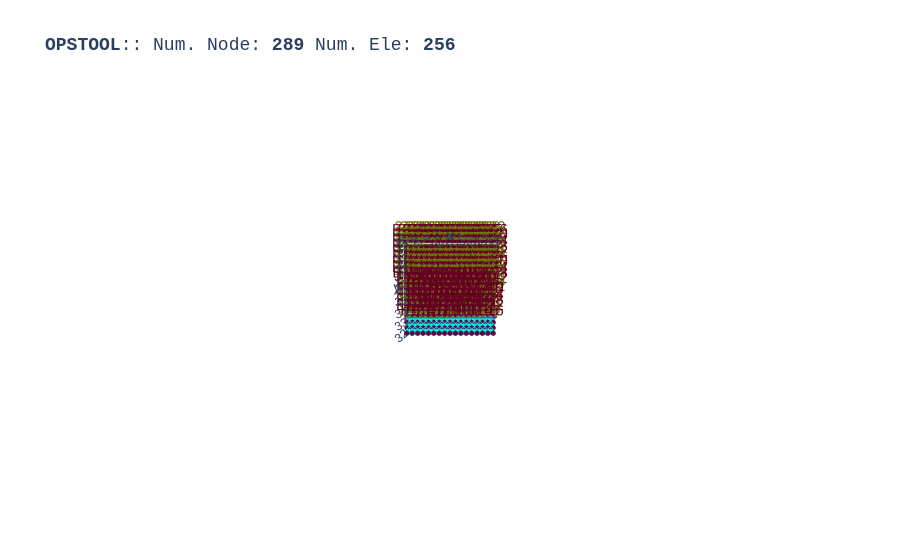

Here is the notebook cell this chart was saved with:
### Code cell
opst.vis.plotly.plot_model(show_node_numbering=True, show_ele_numbering=True, show_nodal_loads = True)

### Figure 1 — Plotly figure (JSON) as saved in the notebook; plotly's stock layout.template omitted (floating-point values rounded to 4 significant figures; data arrays with more than 128 entries replaced by an {"elided": "..."} marker saying what was removed)
{"data": [{"color": "#00FFFF", "hoverinfo": "skip", "i": {"elided": "512 int values"}, "j": {"elided": "512 int values"}, "k": {"elided": "512 int values"}, "name": "ELE_TAG_FourNodeQuadWithSensitivity", "opacity": 1, "type": "mesh3d", "x": {"elided": "1024 float values"}, "y": {"elided": "1024 float values"}, "z": {"elided": "1024 float values"}}, {"connectgaps": false, "hoverinfo": "skip", "line": {"color": "black", "width": 1}, "mode": "lines", "name": "Edge", "type": "scatter3d", "x": {"elided": "1536 float values"}, "y": {"elided": "1536 float values"}, "z": {"elided": "1536 float values"}}, {"customdata": {"elided": "256 str values"}, "hovertemplate": "%{customdata}", "marker": {"color": "#00FFFF", "size": 3, "symbol": "diamond-open"}, "mode": "markers", "name": "ELE_TAG_FourNodeQuadWithSensitivity", "type": "scatter3d", "x": {"elided": "256 float values"}, "y": {"elided": "256 float values"}, "z": {"elided": "256 float values"}}, {"customdata": {"elided": "289 str values"}, "hovertemplate": "x: %{x}<br>y: %{y}<br>z: %{z} <br>nodeTag: %{customdata}", "marker": {"color": "#580f41", "size": 3, "symbol": "circle"}, "mode": "markers", "name": "Nodes", "type": "scatter3d", "x": {"elided": "289 float values"}, "y": {"elided": "289 float values"}, "z": {"elided": "289 float values"}}, {"mode": "text", "name": "Node Tag", "text": {"elided": "289 str values"}, "textfont": {"color": "#6e750e", "size": 15}, "type": "scatter3d", "x": {"elided": "289 float values"}, "y": {"elided": "289 float values"}, "z": {"elided": "289 float values"}}, {"mode": "text", "name": "Element Tag", "text": {"elided": "256 str values"}, "textfont": {"color": "#650021", "size": 15}, "type": "scatter3d", "x": {"elided": "256 float values"}, "y": {"elided": "256 float values"}, "z": {"elided": "256 float values"}}], "layout": {"autosize": true, "font": {"family": "Arial, sans-serif"}, "scene": {"aspectmode": "data", "camera": {"eye": {"x": 0, "y": -0.1, "z": 10}}, "dragmode": "pan", "xaxis": {"showbackground": false}, "yaxis": {"showbackground": false}, "zaxis": {"showbackground": true, "showgrid": true, "showticklabels": false, "ticks": "", "title": {"text": ""}, "visible": true}}, "showlegend": false, "title": {"font": {"family": "courier", "size": 18}, "text": "<b>OPSTOOL</b>:: Num. Node: <b>289</b> Num. Ele: <b>256</b>"}}}
